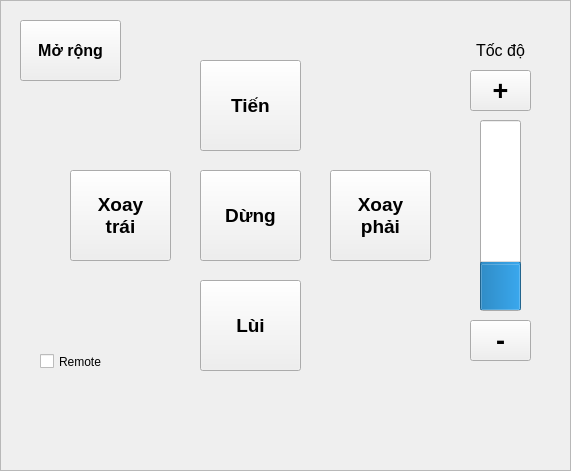
    <widget class="QFrame" name="fr_handMode_move">
     <property name="geometry">
      <rect>
       <x>320</x>
       <y>0</y>
       <width>571</width>
       <height>471</height>
      </rect>
     </property>
     <property name="autoFillBackground">
      <bool>true</bool>
     </property>
     <property name="frameShape">
      <enum>QFrame::StyledPanel</enum>
     </property>
     <property name="frameShadow">
      <enum>QFrame::Raised</enum>
     </property>
     <widget class="QPushButton" name="bt_forwards">
      <property name="geometry">
       <rect>
        <x>200</x>
        <y>60</y>
        <width>101</width>
        <height>91</height>
       </rect>
      </property>
      <property name="font">
       <font>
        <pointsize>14</pointsize>
        <weight>75</weight>
        <bold>true</bold>
       </font>
      </property>
      <property name="text">
       <string>Tiến</string>
      </property>
     </widget>
     <widget class="QPushButton" name="bt_backwards">
      <property name="geometry">
       <rect>
        <x>200</x>
        <y>280</y>
        <width>101</width>
        <height>91</height>
       </rect>
      </property>
      <property name="font">
       <font>
        <pointsize>14</pointsize>
        <weight>75</weight>
        <bold>true</bold>
       </font>
      </property>
      <property name="text">
       <string>Lùi</string>
      </property>
     </widget>
     <widget class="QLabel" name="lb_speed">
      <property name="geometry">
       <rect>
        <x>460</x>
        <y>30</y>
        <width>81</width>
        <height>41</height>
       </rect>
      </property>
      <property name="font">
       <font>
        <pointsize>12</pointsize>
        <weight>50</weight>
        <bold>false</bold>
       </font>
      </property>
      <property name="autoFillBackground">
       <bool>false</bool>
      </property>
      <property name="frameShape">
       <enum>QFrame::NoFrame</enum>
      </property>
      <property name="lineWidth">
       <number>1</number>
      </property>
      <property name="midLineWidth">
       <number>0</number>
      </property>
      <property name="text">
       <string>Tốc độ</string>
      </property>
      <property name="scaledContents">
       <bool>false</bool>
      </property>
      <property name="alignment">
       <set>Qt::AlignCenter</set>
      </property>
      <property name="wordWrap">
       <bool>false</bool>
      </property>
      <property name="openExternalLinks">
       <bool>false</bool>
      </property>
     </widget>
     <widget class="QPushButton" name="bt_rotation_right">
      <property name="geometry">
       <rect>
        <x>330</x>
        <y>170</y>
        <width>101</width>
        <height>91</height>
       </rect>
      </property>
      <property name="font">
       <font>
        <pointsize>14</pointsize>
        <weight>75</weight>
        <bold>true</bold>
       </font>
      </property>
      <property name="text">
       <string>Xoay 
phải</string>
      </property>
     </widget>
     <widget class="QPushButton" name="bt_rotation_left">
      <property name="geometry">
       <rect>
        <x>70</x>
        <y>170</y>
        <width>101</width>
        <height>91</height>
       </rect>
      </property>
      <property name="font">
       <font>
        <pointsize>14</pointsize>
        <weight>75</weight>
        <bold>true</bold>
       </font>
      </property>
      <property name="text">
       <string>Xoay 
trái</string>
      </property>
     </widget>
     <widget class="QPushButton" name="bt_stop">
      <property name="geometry">
       <rect>
        <x>200</x>
        <y>170</y>
        <width>101</width>
        <height>91</height>
       </rect>
      </property>
      <property name="font">
       <font>
        <pointsize>14</pointsize>
        <weight>75</weight>
        <bold>true</bold>
       </font>
      </property>
      <property name="text">
       <string>Dừng</string>
      </property>
     </widget>
     <widget class="QPushButton" name="bt_controlConveyor_show">
      <property name="geometry">
       <rect>
        <x>20</x>
        <y>20</y>
        <width>101</width>
        <height>61</height>
       </rect>
      </property>
      <property name="font">
       <font>
        <pointsize>12</pointsize>
        <weight>75</weight>
        <bold>true</bold>
       </font>
      </property>
      <property name="text">
       <string>Mở rộng</string>
      </property>
     </widget>
     <widget class="QProgressBar" name="pb_speed">
      <property name="geometry">
       <rect>
        <x>480</x>
        <y>120</y>
        <width>41</width>
        <height>191</height>
       </rect>
      </property>
      <property name="layoutDirection">
       <enum>Qt::LeftToRight</enum>
      </property>
      <property name="value">
       <number>24</number>
      </property>
      <property name="alignment">
       <set>Qt::AlignCenter</set>
      </property>
      <property name="textVisible">
       <bool>false</bool>
      </property>
      <property name="orientation">
       <enum>Qt::Vertical</enum>
      </property>
      <property name="invertedAppearance">
       <bool>false</bool>
      </property>
      <property name="textDirection">
       <enum>QProgressBar::TopToBottom</enum>
      </property>
     </widget>
     <widget class="QPushButton" name="bt_reduceSpeed">
      <property name="geometry">
       <rect>
        <x>470</x>
        <y>320</y>
        <width>61</width>
        <height>41</height>
       </rect>
      </property>
      <property name="font">
       <font>
        <family>Ubuntu</family>
        <pointsize>20</pointsize>
        <weight>75</weight>
        <bold>true</bold>
       </font>
      </property>
      <property name="focusPolicy">
       <enum>Qt::ClickFocus</enum>
      </property>
      <property name="autoFillBackground">
       <bool>true</bool>
      </property>
      <property name="text">
       <string>-</string>
      </property>
     </widget>
     <widget class="QPushButton" name="bt_upSpeed">
      <property name="geometry">
       <rect>
        <x>470</x>
        <y>70</y>
        <width>61</width>
        <height>41</height>
       </rect>
      </property>
      <property name="font">
       <font>
        <family>Ubuntu</family>
        <pointsize>20</pointsize>
        <weight>75</weight>
        <bold>true</bold>
       </font>
      </property>
      <property name="focusPolicy">
       <enum>Qt::ClickFocus</enum>
      </property>
      <property name="autoFillBackground">
       <bool>true</bool>
      </property>
      <property name="text">
       <string>+</string>
      </property>
     </widget>
     <widget class="QCheckBox" name="cb_remote">
      <property name="geometry">
       <rect>
        <x>40</x>
        <y>350</y>
        <width>92</width>
        <height>23</height>
       </rect>
      </property>
      <property name="text">
       <string>Remote</string>
      </property>
     </widget>
    </widget>
